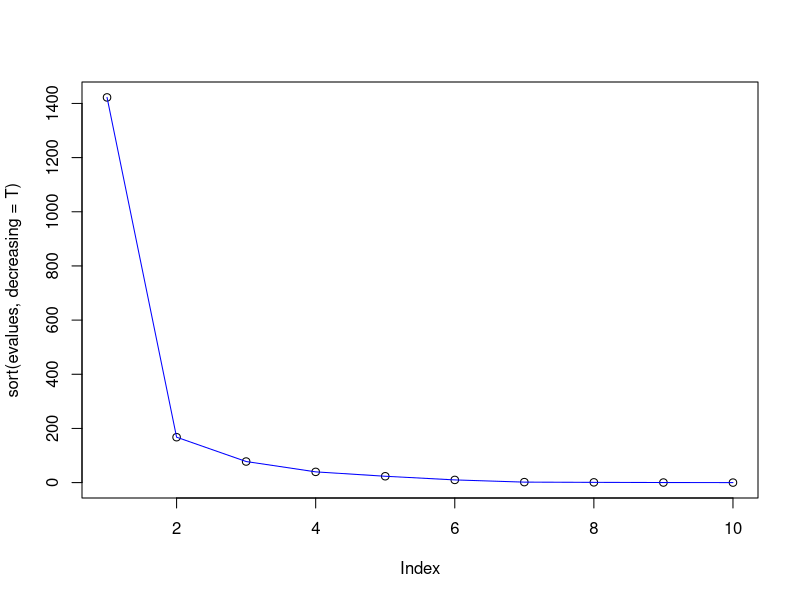

This figure's R source:

# Construct data
X = matrix(rnorm(100),10,10); for (i in 2:10) X[,i]=X[,i]+X[,i-1] + i*rnorm(10)
covmat = cov(X)

# Construct eigenvalues and vectors
e = eigen(covmat)
evalues = e$values
stdevPC = sqrt(evalues)
plot(sort(evalues, decreasing = T))
lines(sort(evalues, decreasing = T), col = 'blue')

loadings <- e$vectors %*% sqrt(diag(e$values, nrow = length(e$values)))
communalities <- rowSums(loadings^2)
communalities <- loadings^2
sign.tot <- sign(colSums(loadings))
sign.tot[sign.tot == 0] <- 1
loadings <- loadings %*% diag(sign.tot)

